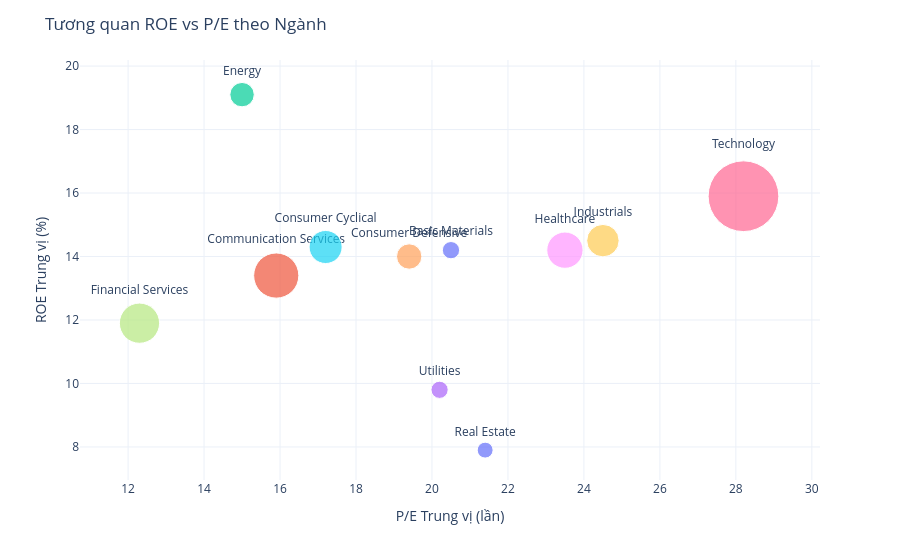

Notebook cell for this chart:
### Code cell
fig8 = px.scatter(
    df_sec_lat,
    x='median_pe',
    y='median_roe_pct',
    size='total_mcap_bn',
    color='sector',
    hover_name='sector',
    text='sector',
    size_max=50,
    labels=dict(
        median_pe='P/E Trung vị (lần)',
        median_roe_pct='ROE Trung vị (%)',
        total_mcap_bn='Tổng Vốn hoá (tỷ USD)',
        sector='Ngành'
    )
)
fig8.update_traces(textposition='top center')
fig8.update_layout(
    title='Tương quan ROE vs P/E theo Ngành',
    xaxis_title='P/E Trung vị (lần)',
    yaxis_title='ROE Trung vị (%)',
    template='plotly_white',
    showlegend=False
)
fig8.show()

### Figure 1 — Plotly figure (JSON) as saved in the notebook; plotly's stock layout.template omitted (floating-point values rounded to 4 significant figures)
{"data": [{"hovertemplate": "<b>%{hovertext}</b><br><br>Ngành=%{text}<br>P/E Trung vị (lần)=%{x}<br>ROE Trung vị (%)=%{y}<br>Tổng Vốn hoá (tỷ USD)=%{marker.size}<extra></extra>", "hovertext": ["Basic Materials"], "legendgroup": "Basic Materials", "marker": {"color": "#636efa", "size": [1780.0], "sizemode": "area", "sizeref": 11.93, "symbol": "circle"}, "mode": "markers+text", "name": "Basic Materials", "orientation": "v", "showlegend": true, "text": ["Basic Materials"], "textposition": "top center", "type": "scatter", "x": [20.5], "xaxis": "x", "y": [14.2], "yaxis": "y"}, {"hovertemplate": "<b>%{hovertext}</b><br><br>Ngành=%{text}<br>P/E Trung vị (lần)=%{x}<br>ROE Trung vị (%)=%{y}<br>Tổng Vốn hoá (tỷ USD)=%{marker.size}<extra></extra>", "hovertext": ["Communication Services"], "legendgroup": "Communication Services", "marker": {"color": "#EF553B", "size": [12170.0], "sizemode": "area", "sizeref": 11.93, "symbol": "circle"}, "mode": "markers+text", "name": "Communication Services", "orientation": "v", "showlegend": true, "text": ["Communication Services"], "textposition": "top center", "type": "scatter", "x": [15.9], "xaxis": "x", "y": [13.4], "yaxis": "y"}, {"hovertemplate": "<b>%{hovertext}</b><br><br>Ngành=%{text}<br>P/E Trung vị (lần)=%{x}<br>ROE Trung vị (%)=%{y}<br>Tổng Vốn hoá (tỷ USD)=%{marker.size}<extra></extra>", "hovertext": ["Energy"], "legendgroup": "Energy", "marker": {"color": "#00cc96", "size": [3552.0], "sizemode": "area", "sizeref": 11.93, "symbol": "circle"}, "mode": "markers+text", "name": "Energy", "orientation": "v", "showlegend": true, "text": ["Energy"], "textposition": "top center", "type": "scatter", "x": [15.0], "xaxis": "x", "y": [19.1], "yaxis": "y"}, {"hovertemplate": "<b>%{hovertext}</b><br><br>Ngành=%{text}<br>P/E Trung vị (lần)=%{x}<br>ROE Trung vị (%)=%{y}<br>Tổng Vốn hoá (tỷ USD)=%{marker.size}<extra></extra>", "hovertext": ["Utilities"], "legendgroup": "Utilities", "marker": {"color": "#ab63fa", "size": [1765.0], "sizemode": "area", "sizeref": 11.93, "symbol": "circle"}, "mode": "markers+text", "name": "Utilities", "orientation": "v", "showlegend": true, "text": ["Utilities"], "textposition": "top center", "type": "scatter", "x": [20.2], "xaxis": "x", "y": [9.8], "yaxis": "y"}, {"hovertemplate": "<b>%{hovertext}</b><br><br>Ngành=%{text}<br>P/E Trung vị (lần)=%{x}<br>ROE Trung vị (%)=%{y}<br>Tổng Vốn hoá (tỷ USD)=%{marker.size}<extra></extra>", "hovertext": ["Consumer Defensive"], "legendgroup": "Consumer Defensive", "marker": {"color": "#FFA15A", "size": [3831.0], "sizemode": "area", "sizeref": 11.93, "symbol": "circle"}, "mode": "markers+text", "name": "Consumer Defensive", "orientation": "v", "showlegend": true, "text": ["Consumer Defensive"], "textposition": "top center", "type": "scatter", "x": [19.4], "xaxis": "x", "y": [14.0], "yaxis": "y"}, {"hovertemplate": "<b>%{hovertext}</b><br><br>Ngành=%{text}<br>P/E Trung vị (lần)=%{x}<br>ROE Trung vị (%)=%{y}<br>Tổng Vốn hoá (tỷ USD)=%{marker.size}<extra></extra>", "hovertext": ["Consumer Cyclical"], "legendgroup": "Consumer Cyclical", "marker": {"color": "#19d3f3", "size": [6508.0], "sizemode": "area", "sizeref": 11.93, "symbol": "circle"}, "mode": "markers+text", "name": "Consumer Cyclical", "orientation": "v", "showlegend": true, "text": ["Consumer Cyclical"], "textposition": "top center", "type": "scatter", "x": [17.2], "xaxis": "x", "y": [14.3], "yaxis": "y"}, {"hovertemplate": "<b>%{hovertext}</b><br><br>Ngành=%{text}<br>P/E Trung vị (lần)=%{x}<br>ROE Trung vị (%)=%{y}<br>Tổng Vốn hoá (tỷ USD)=%{marker.size}<extra></extra>", "hovertext": ["Technology"], "legendgroup": "Technology", "marker": {"color": "#FF6692", "size": [29820.0], "sizemode": "area", "sizeref": 11.93, "symbol": "circle"}, "mode": "markers+text", "name": "Technology", "orientation": "v", "showlegend": true, "text": ["Technology"], "textposition": "top center", "type": "scatter", "x": [28.2], "xaxis": "x", "y": [15.9], "yaxis": "y"}, {"hovertemplate": "<b>%{hovertext}</b><br><br>Ngành=%{text}<br>P/E Trung vị (lần)=%{x}<br>ROE Trung vị (%)=%{y}<br>Tổng Vốn hoá (tỷ USD)=%{marker.size}<extra></extra>", "hovertext": ["Financial Services"], "legendgroup": "Financial Services", "marker": {"color": "#B6E880", "size": [9650.0], "sizemode": "area", "sizeref": 11.93, "symbol": "circle"}, "mode": "markers+text", "name": "Financial Services", "orientation": "v", "showlegend": true, "text": ["Financial Services"], "textposition": "top center", "type": "scatter", "x": [12.3], "xaxis": "x", "y": [11.9], "yaxis": "y"}, {"hovertemplate": "<b>%{hovertext}</b><br><br>Ngành=%{text}<br>P/E Trung vị (lần)=%{x}<br>ROE Trung vị (%)=%{y}<br>Tổng Vốn hoá (tỷ USD)=%{marker.size}<extra></extra>", "hovertext": ["Healthcare"], "legendgroup": "Healthcare", "marker": {"color": "#FF97FF", "size": [7851.0], "sizemode": "area", "sizeref": 11.93, "symbol": "circle"}, "mode": "markers+text", "name": "Healthcare", "orientation": "v", "showlegend": true, "text": ["Healthcare"], "textposition": "top center", "type": "scatter", "x": [23.5], "xaxis": "x", "y": [14.2], "yaxis": "y"}, {"hovertemplate": "<b>%{hovertext}</b><br><br>Ngành=%{text}<br>P/E Trung vị (lần)=%{x}<br>ROE Trung vị (%)=%{y}<br>Tổng Vốn hoá (tỷ USD)=%{marker.size}<extra></extra>", "hovertext": ["Industrials"], "legendgroup": "Industrials", "marker": {"color": "#FECB52", "size": [6270.0], "sizemode": "area", "sizeref": 11.93, "symbol": "circle"}, "mode": "markers+text", "name": "Industrials", "orientation": "v", "showlegend": true, "text": ["Industrials"], "textposition": "top center", "type": "scatter", "x": [24.5], "xaxis": "x", "y": [14.5], "yaxis": "y"}, {"hovertemplate": "<b>%{hovertext}</b><br><br>Ngành=%{text}<br>P/E Trung vị (lần)=%{x}<br>ROE Trung vị (%)=%{y}<br>Tổng Vốn hoá (tỷ USD)=%{marker.size}<extra></extra>", "hovertext": ["Real Estate"], "legendgroup": "Real Estate", "marker": {"color": "#636efa", "size": [1506.0], "sizemode": "area", "sizeref": 11.93, "symbol": "circle"}, "mode": "markers+text", "name": "Real Estate", "orientation": "v", "showlegend": true, "text": ["Real Estate"], "textposition": "top center", "type": "scatter", "x": [21.4], "xaxis": "x", "y": [7.9], "yaxis": "y"}], "layout": {"legend": {"itemsizing": "constant", "title": {"text": "Ngành"}, "tracegroupgap": 0}, "margin": {"t": 60}, "showlegend": false, "title": {"text": "Tương quan ROE vs P/E theo Ngành"}, "xaxis": {"anchor": "y", "domain": [0, 1], "title": {"text": "P/E Trung vị (lần)"}}, "yaxis": {"anchor": "x", "domain": [0, 1], "title": {"text": "ROE Trung vị (%)"}}}}
